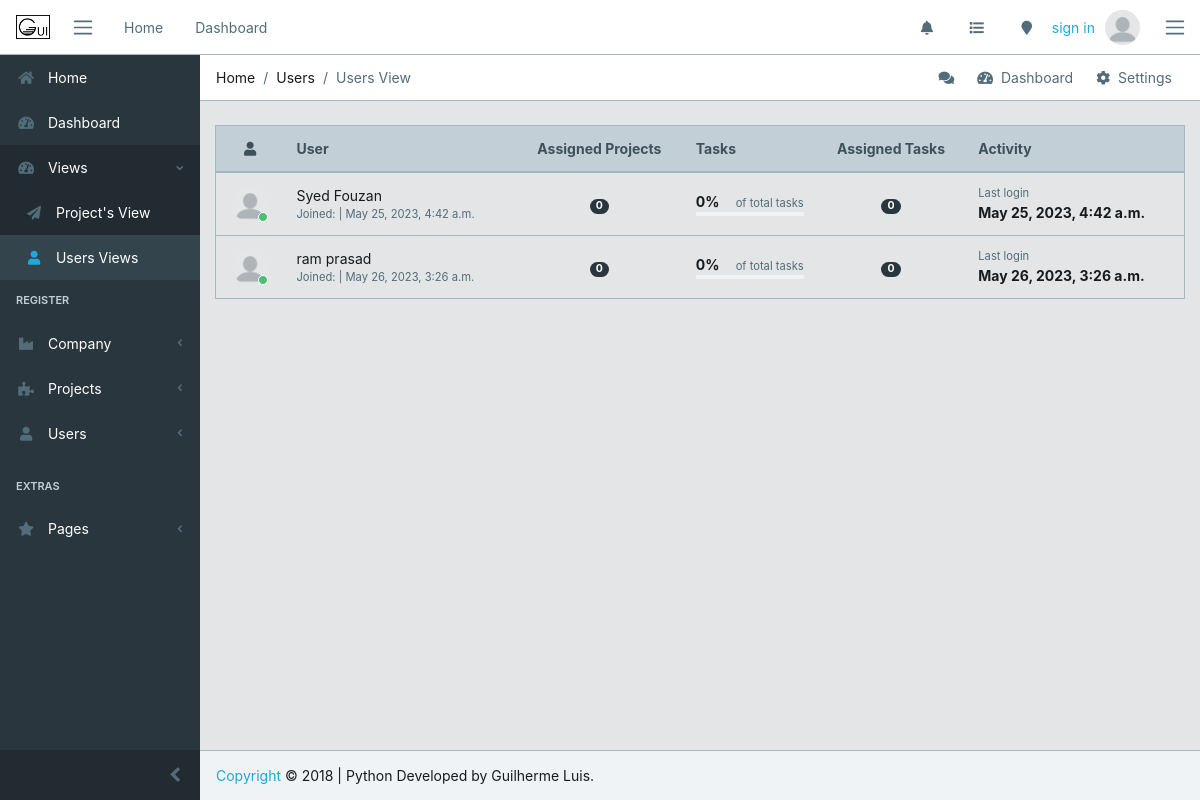
The app's page /register/users/ with its own data.
### register/models.py (models this page shows, shortened)
class UserProfile(models.Model):
    user    = models.ForeignKey(User, on_delete=models.CASCADE)
    company = models.ForeignKey(Company, on_delete=models.CASCADE)
    project = models.ManyToManyField(Project, blank=True)
    friends = models.ManyToManyField('self', blank=True)
    img    = models.ImageField(upload_to='core/avatar', blank=True, default='core/avatar/blank_profile.png')

### register/views.py (the view)
# urls.py: path('users/', views.usersView, name='users'),
def usersView(request):
    users = UserProfile.objects.all()
    tasks = Task.objects.all()
    context = {
        'users': users,
        'tasks': tasks,
    }
    return render(request, 'register/users.html', context)

### register/templates/register/users.html (shortened to what this page needs)
{% extends 'core/base.html' %}
{% load staticfiles %}
{% block breadcrumb %}
        <li class="breadcrumb-item">Home</li>
        <li class="breadcrumb-item">Users</li>
        <li class="breadcrumb-item active">Users View</li>
{% endblock breadcrumb%}
{% block content %}
<div class="container-fluid">
    <div class="animated fade-in">
        <div class="row">
            <table class="table table-responsive-sm table-hover table-outline mb-5 ">
                <thead class="thead-light">
                <tr>
                    <th class="text-center"><i class="fa fa-user"></i></th>
                    <th>User</th>
                    <th class="text-center">Assigned Projects</th>
                    <th>Tasks</th>
                    <th class="text-center">Assigned Tasks</th>
                    <th>Activity</th>
                </tr>
            </thead>
                    <tbody>
                        {% for user1 in users %}
                        <tr>
                            <td class="text-center">
                                <div class="avatar">
                                <img src="{{ user1.img.url }}" class="img-avatar" alt="{{ user1.email }}">
                                <span class="avatar-status badge-success"></span>
                                </div>
                            </td>
                            <td>
                                {% if user1.user.get_full_name %}
                                <div>{{ user1.user.get_full_name }}{% if user1.user.is_staff %} <span class="badge badge-pill badge-dark"> staff</span> {% endif %}</div>
                                {% else %}
                                <div>{{ user1.user.username }}{% if user1.user.is_staff %} <span class="badge badge-pill badge-dark"> staff</span> {% endif %}</div>
                                {% endif %}
                                <div class="small text-muted">
                                <span>Joined:</span> | {{ user1.user.date_joined }}
                                </div>
                            </td>
                            <td class="text-center">
                                <span class="badge badge-pill badge-dark">{{ user1.user.project_set.all.count }}</span>
                            </td>
                            <td>
                                <div class="clearfix">
                                <div class="float-left">
                                <strong>{% widthratio user1.user.task_set.values.count  tasks.count 100 %}%</strong>
                                </div>
                                <div class="float-right">
                                <small class="text-muted">of total tasks</small>
                                </div>
                                </div>
                                <div class="progress progress-xs">
                                </div>
                            </td>
                            <td class="text-center">
                                <span class="badge badge-pill badge-dark">{{ user1.user.task_set.values.count }}</span>
                            </td>
                            <td>
                                <div class="small text-muted">Last login</div>
                                <strong>{{ user1.user.last_login }}</strong>
                            </td>
                        </tr>
                        {% endfor %}
                    </tbody>
                </table>
            </div>
        </div>
    </div>
</div>
{% endblock %}

### records on screen
UserProfile: img (placeholder picture), user.get_full_name "Syed Fouzan", user.date_joined "May 25, 2023, 4:42 a.m.", user.project_set.all.count "0", user "0", user.task_set.values.count "0", user.last_login "May 25, 2023, 4:42 a.m."
UserProfile: img (placeholder picture), user.get_full_name "ram prasad", user.date_joined "May 26, 2023, 3:26 a.m.", user.project_set.all.count "0", user "0", user.task_set.values.count "0", user.last_login "May 26, 2023, 3:26 a.m."
